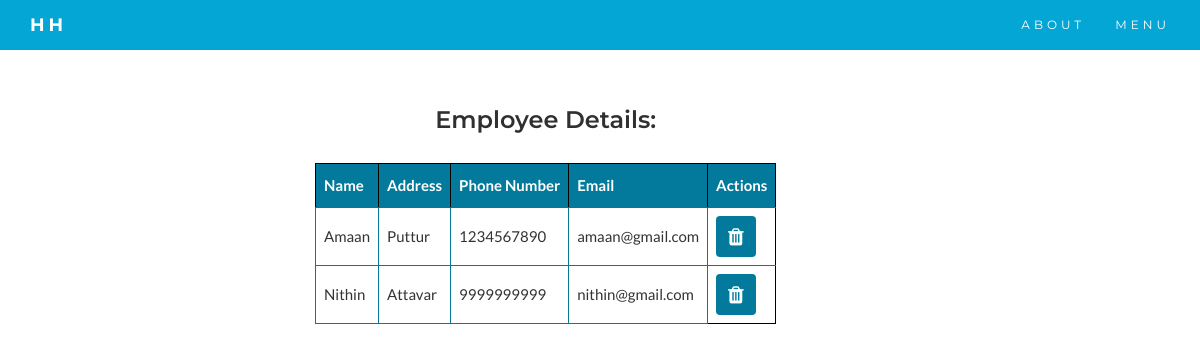
Page /admin_employee_details on the earlier database version.
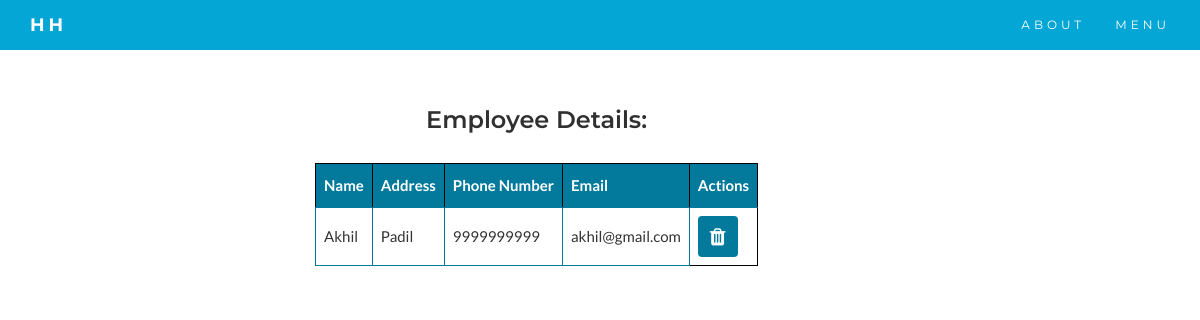
Same page on the later database version.
### tables this page shows
CREATE TABLE EMPLOYEE(
                        emp_name TEXT,
                        emp_address TEXT,
                        emp_phone TEXT PRIMARY KEY,
                        emp_email TEXT
                    );

### main.py (the view)
@app.route('/admin_employee_details')
def render_admin_employee_details():
    with sql.connect('grocery.db') as conn:
        c = conn.cursor()
        emp_query = c.execute("""SELECT * FROM EMPLOYEE""").fetchall()
        return render_template("admin_employee_details.html",emp=emp_query)

### templates/admin_employee_details.html (shortened to what this page needs)
<!DOCTYPE html>
<html lang="en">
<head>
    <link rel="stylesheet" href="https://maxcdn.bootstrapcdn.com/bootstrap/3.4.1/css/bootstrap.min.css">
    <link rel="stylesheet" href="http://gc.kis.v2.scr.kaspersky-labs.com/E3E8934C-235A-4B0E-825A-35A08381A191/abn/main.css?attr=aHR0cDovLzEyNy4wLjAuMTo1MDAwL2luZGV4" />
    <link rel="stylesheet" href="https://cdnjs.cloudflare.com/ajax/libs/font-awesome/4.7.0/css/font-awesome.min.css">
</head>
<body>
  <nav class="navbar navbar-default navbar-fixed-top">
      <div class="container">
        <div class="navbar-header">
          <a class="navbar-brand" href="/index"><strong> HH </strong></a>
        </div>
        <div class="collapse navbar-collapse" id="myNavbar">
          <ul class="nav navbar-nav navbar-right">
            <li><a href="/index">ABOUT</a></li>
            <li><a href="/admin_menu">MENU</a></li>
          </ul>
        </div>
      </div>
  </nav>
    <div class="col-md-offset-3 col-md-6 table-form"  >
    <h2 style="text-align: center; margin-top: 107px;">Employee Details:</h2>
    <table style="border: 1px solid black; text-align: center; border-collapse: collapse;">
    <tr style="border: 1px solid black;">
        <th style="border: 1px solid black;">Name</th>
        <th style="border: 1px solid black;">Address</th>
        <th style="border: 1px solid black;">Phone Number</th>
        <th style="border: 1px solid black;">Email</th>
        <th style="border: 1px solid black;">Actions</th>
    </tr>
    {% for e in emp %}
                <td style="border: 1px solid  #037a9b;">{{e[0]}}</td>
                <td style="border: 1px solid  #037a9b;">{{e[1]}}</td>
                <td style="border: 1px solid  #037a9b;">{{e[2]}}</td>
                <td style="border: 1px solid  #037a9b;">{{e[3]}}</td>
                <td><a href="/delete_employee/{{e[2]}}"><button onclick="return confirm('Are you sure to Delete data');" value="DELETE" class="btn btn-danger"><i class="fa fa-trash"></i></button> </a> </td>
    {% endfor %}
        </div>
</body>
</html>

Differences in the rows shown:
removed EMPLOYEE: emp_name "Amaan", emp_address "Puttur", emp_phone "1234567890", emp_email "amaan@gmail.com"
changed EMPLOYEE id 9999999999: emp_name "Nithin" → "Akhil"; emp_address "Attavar" → "Padil"; emp_email "nithin@gmail.com" → "akhil@gmail.com"
